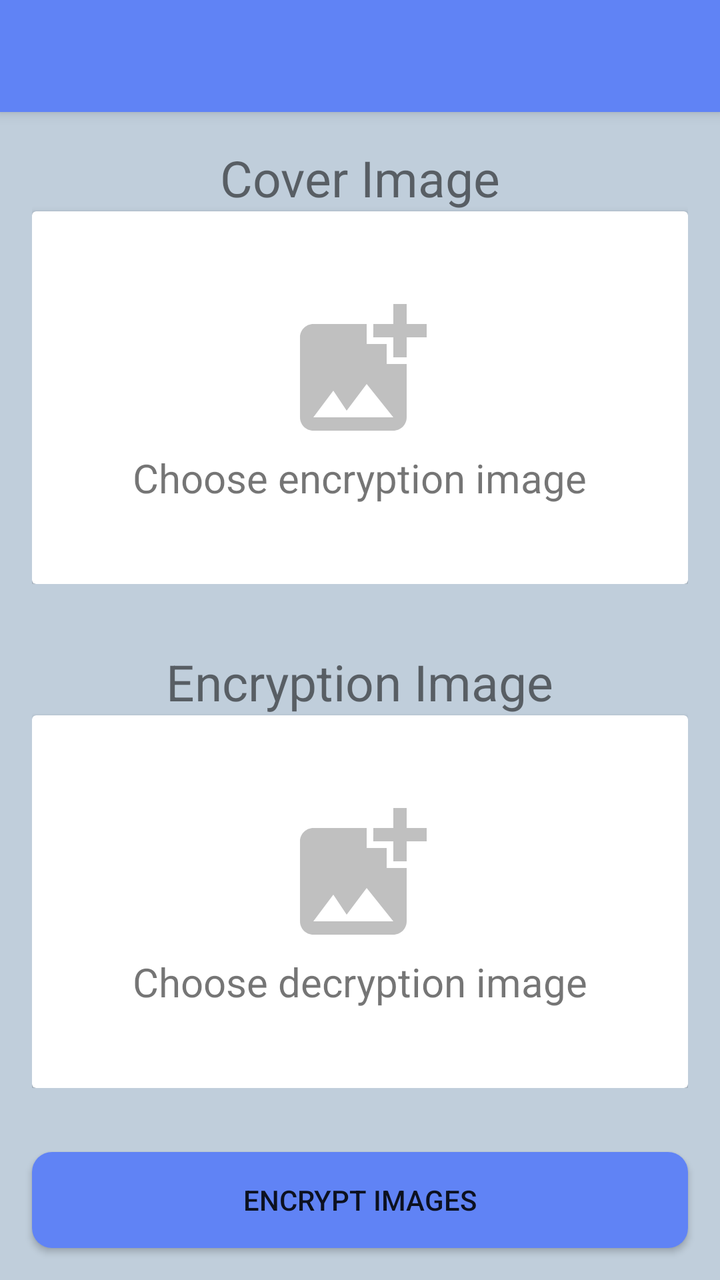
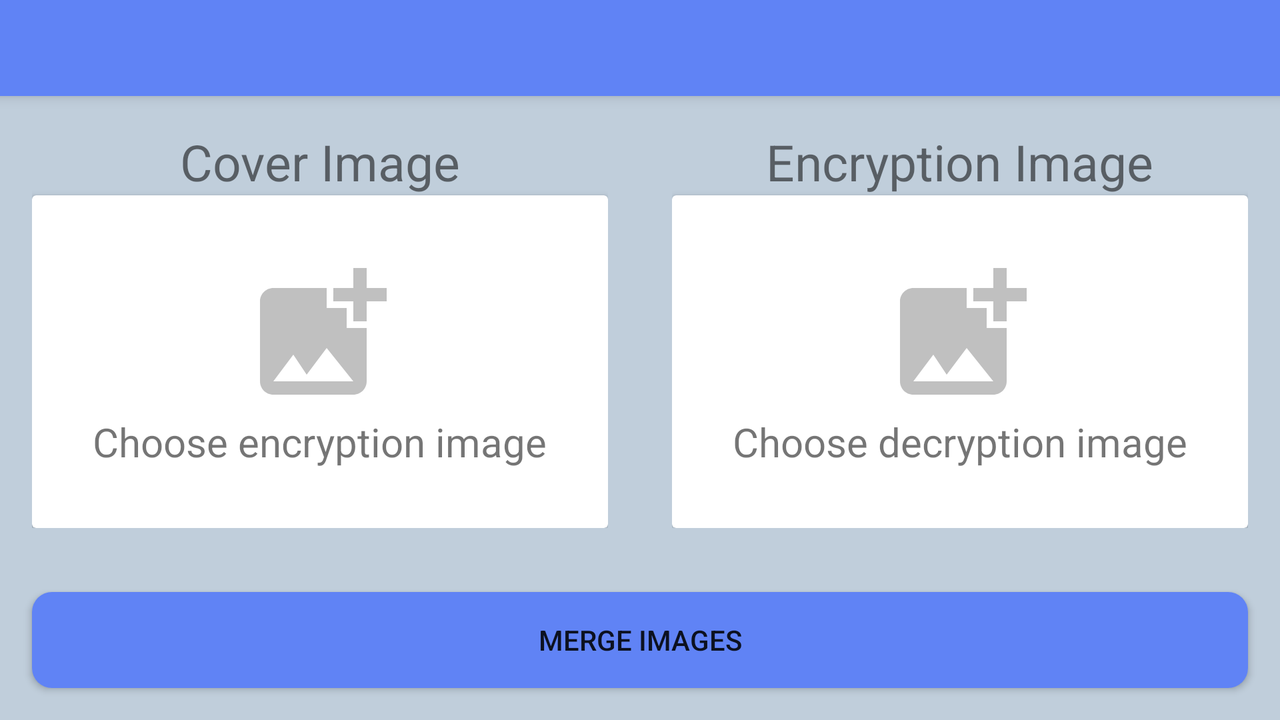

One screen, two layout resources from the same app: the default and the author's alternative for another configuration. Each is rendered where Android would select it; the XML of both is given below.
<!-- AndroidManifest.xml: application theme AppTheme -->
<!-- res/layout/activity_encryption.xml -->
<?xml version="1.0" encoding="utf-8"?>
<LinearLayout xmlns:android="http://schemas.android.com/apk/res/android"
    android:id="@+id/encryption_container"
    android:layout_width="match_parent"
    android:layout_height="match_parent"
    android:background="#45245787"
    android:orientation="vertical">

    <include
        android:id="@+id/encryption_toolbar"
        layout="@layout/toolbar" />

    <RelativeLayout
        android:layout_width="match_parent"
        android:layout_height="match_parent"
        android:layout_weight="1">

        <LinearLayout
            android:layout_width="match_parent"
            android:layout_height="match_parent"
            android:layout_centerInParent="true"
            android:layout_centerHorizontal="true"
            android:layout_centerVertical="true"
            android:layout_weight="1"
            android:orientation="vertical">

            <LinearLayout
                android:layout_width="match_parent"
                android:layout_height="260dp"
                android:layout_centerInParent="true"
                android:layout_centerHorizontal="true"
                android:layout_centerVertical="true"
                android:layout_margin="16dp"
                android:layout_weight="1"
                android:gravity="center"
                android:orientation="vertical">

                <TextView
                    android:layout_width="wrap_content"
                    android:layout_height="wrap_content"
                    android:text="Cover Image"
                    android:textSize="25dp" />


                <androidx.cardview.widget.CardView xmlns:card_view="http://schemas.android.com/apk/res-auto"
                    android:id="@+id/cover_card_view"
                    android:layout_width="match_parent"
                    android:layout_height="wrap_content"
                    android:minHeight="200dp"
                    card_view:cardPreventCornerOverlap="false">

                    <LinearLayout
                        android:id="@+id/container_choose_cover_image"
                        android:layout_width="match_parent"
                        android:layout_height="wrap_content"
                        android:layout_gravity="center"
                        android:gravity="center"
                        android:orientation="vertical"
                        android:padding="16dp">

                        <ImageView
                            android:id="@+id/choose_cover_image_view"
                            android:layout_width="match_parent"
                            android:layout_height="match_parent"
                            android:src="@drawable/baseline_add_photo_alternate_24" />

                        <TextView
                            android:layout_width="wrap_content"
                            android:layout_height="wrap_content"
                            android:text="Choose encryption image"
                            android:textSize="20dp" />

                    </LinearLayout>

                    <ImageView
                        android:id="@+id/cover_image_view"
                        android:layout_width="match_parent"
                        android:layout_height="match_parent"
                        android:adjustViewBounds="true"
                        android:scaleType="centerCrop"
                        android:visibility="gone" />

                </androidx.cardview.widget.CardView>


            </LinearLayout>

            <LinearLayout
                android:layout_width="match_parent"
                android:layout_height="260dp"
                android:layout_centerInParent="true"
                android:layout_centerHorizontal="true"
                android:layout_centerVertical="true"
                android:layout_margin="16dp"
                android:layout_weight="1"
                android:gravity="center"
                android:orientation="vertical">

                <TextView
                    android:layout_width="wrap_content"
                    android:layout_height="wrap_content"
                    android:text="Encryption Image"
                    android:textSize="25dp" />


                <androidx.cardview.widget.CardView xmlns:card_view="http://schemas.android.com/apk/res-auto"
                    android:id="@+id/encryption_card_view"
                    android:layout_width="match_parent"
                    android:layout_height="wrap_content"
                    android:minHeight="200dp"
                    card_view:cardPreventCornerOverlap="false">

                    <LinearLayout
                        android:id="@+id/container_choose_encryption_image"
                        android:layout_width="match_parent"
                        android:layout_height="wrap_content"
                        android:layout_gravity="center"
                        android:gravity="center"
                        android:orientation="vertical"
                        android:padding="16dp">

                        <ImageView
                            android:id="@+id/choose_encryption_image_view"
                            android:layout_width="match_parent"
                            android:layout_height="match_parent"
                            android:src="@drawable/baseline_add_photo_alternate_24" />

                        <TextView
                            android:layout_width="wrap_content"
                            android:layout_height="wrap_content"
                            android:text="Choose decryption image"
                            android:textSize="20dp" />

                    </LinearLayout>

                    <ImageView
                        android:id="@+id/encryption_image_view"
                        android:layout_width="match_parent"
                        android:layout_height="match_parent"
                        android:adjustViewBounds="true"
                        android:scaleType="centerCrop"
                        android:visibility="gone" />

                </androidx.cardview.widget.CardView>


            </LinearLayout>

        </LinearLayout>

    </RelativeLayout>

    <Button
        android:id="@+id/encrypt_button"
        android:layout_width="match_parent"
        android:layout_height="wrap_content"
        android:layout_alignParentBottom="true"
        android:layout_margin="16dp"
        android:background="@drawable/custom_button"
        android:text="Encrypt images" />


</LinearLayout>
<!-- res/layout/toolbar.xml (included above) -->
<?xml version="1.0" encoding="utf-8"?>
<androidx.appcompat.widget.Toolbar xmlns:android="http://schemas.android.com/apk/res/android"
    android:layout_width="match_parent"
    android:layout_height="wrap_content"
    android:elevation="4dp"
    android:background="@color/colorApp"
    android:theme="@style/ThemeOverlay.AppCompat.Dark.ActionBar">

</androidx.appcompat.widget.Toolbar>
<!-- resources referenced by this layout -->
<resources>
  <color name="colorApp">#6083F5</color>
  <!-- drawable baseline_add_photo_alternate_24 (drawable-v24) -->
  <vector xmlns:android="http://schemas.android.com/apk/res/android"
          android:width="80dp"
          android:height="80dp"
          android:viewportWidth="24.0"
          android:viewportHeight="24.0"
          android:tint="#88888888">
      <path
          android:fillColor="@android:color/white"
          android:pathData="M19,7v2.99s-1.99,0.01 -2,0L17,7h-3s0.01,-1.99 0,-2h3L17,2h2v3h3v2h-3zM16,11L16,8h-3L13,5L5,5c-1.1,0 -2,0.9 -2,2v12c0,1.1 0.9,2 2,2h12c1.1,0 2,-0.9 2,-2v-8h-3zM5,19l3,-4 2,3 3,-4 4,5L5,19z"/>
  </vector>
  <!-- drawable custom_button (drawable-v24) -->
  <?xml version="1.0" encoding="utf-8"?>
  <shape xmlns:android="http://schemas.android.com/apk/res/android"
      android:shape="rectangle">
      <solid
          android:color="@color/colorApp"/>
      <corners android:radius="10dp"/>
  
  </shape>
  <style name="AppTheme" parent="Theme.AppCompat.Light.NoActionBar">
          
          <item name="colorPrimary">@color/colorPrimary</item>
          <item name="colorPrimaryDark">@color/colorPrimaryDark</item>
          <item name="colorAccent">@color/colorAccent</item>
      </style>
  <color name="colorPrimary">#008577</color>
  <color name="colorPrimaryDark">#00574B</color>
  <color name="colorAccent">#D81B60</color>
</resources>
<!-- res/layout-land/activity_encryption.xml (the author's variant of the layout above) -->
<!-- drawn on the phone turned sideways -->
<?xml version="1.0" encoding="utf-8"?>
<LinearLayout xmlns:android="http://schemas.android.com/apk/res/android"
    android:layout_width="match_parent"
    android:layout_height="match_parent"
    android:orientation="vertical"
    android:id="@+id/encryption_container"
    android:background="#45245787">

    <include layout="@layout/toolbar"
        android:id="@+id/encryption_toolbar"/>

    <RelativeLayout
        android:layout_width="match_parent"
        android:layout_weight="1"
        android:layout_height="match_parent">
        <LinearLayout
            android:layout_width="match_parent"
            android:orientation="horizontal"
            android:layout_weight="1"
            android:layout_centerVertical="true"
            android:layout_centerHorizontal="true"
            android:layout_centerInParent="true"
            android:layout_height="match_parent">

            <LinearLayout
                android:layout_width="match_parent"
                android:layout_weight="1"
                android:layout_margin="16dp"
                android:orientation="vertical"
                android:layout_centerVertical="true"
                android:layout_centerHorizontal="true"
                android:layout_centerInParent="true"
                android:gravity="center"
                android:layout_height="match_parent">

                <TextView
                    android:layout_width="wrap_content"
                    android:layout_height="wrap_content"
                    android:text="Cover Image"
                    android:textSize="25dp"/>


                <androidx.cardview.widget.CardView
                    xmlns:card_view="http://schemas.android.com/apk/res-auto"
                    android:id="@+id/cover_card_view"
                    android:layout_width="match_parent"
                    android:layout_height="wrap_content"
                    android:minHeight="200dp"
                    card_view:cardPreventCornerOverlap="false">

                    <LinearLayout
                        android:layout_width="match_parent"
                        android:layout_height="wrap_content"
                        android:id="@+id/container_choose_cover_image"
                        android:layout_gravity="center"
                        android:gravity="center"
                        android:padding="16dp"
                        android:orientation="vertical">
                        <ImageView
                            android:layout_width="match_parent"
                            android:layout_height="match_parent"
                            android:id="@+id/choose_cover_image_view"
                            android:src="@drawable/baseline_add_photo_alternate_24" />

                        <TextView
                            android:layout_width="wrap_content"
                            android:layout_height="wrap_content"
                            android:textSize="20dp"
                            android:text="Choose encryption image" />

                    </LinearLayout>

                    <ImageView
                        android:layout_width="match_parent"
                        android:layout_height="match_parent"
                        android:adjustViewBounds="true"
                        android:scaleType="centerCrop"
                        android:visibility="gone"
                        android:id="@+id/cover_image_view" />

                </androidx.cardview.widget.CardView>


            </LinearLayout>

            <LinearLayout
                android:layout_width="match_parent"
                android:orientation="vertical"
                android:layout_margin="16dp"
                android:layout_weight="1"
                android:layout_centerVertical="true"
                android:layout_centerHorizontal="true"
                android:layout_centerInParent="true"
                android:gravity="center"
                android:layout_height="match_parent">

                <TextView
                    android:layout_width="wrap_content"
                    android:layout_height="wrap_content"
                    android:text="Encryption Image"
                    android:textSize="25dp"/>


                <androidx.cardview.widget.CardView
                    xmlns:card_view="http://schemas.android.com/apk/res-auto"
                    android:id="@+id/encryption_card_view"
                    android:layout_width="match_parent"
                    android:layout_height="wrap_content"
                    android:minHeight="200dp"
                    card_view:cardPreventCornerOverlap="false">

                    <LinearLayout
                        android:layout_width="match_parent"
                        android:layout_height="wrap_content"
                        android:id="@+id/container_choose_encryption_image"
                        android:layout_gravity="center"
                        android:gravity="center"
                        android:padding="16dp"
                        android:orientation="vertical">
                        <ImageView
                            android:layout_width="match_parent"
                            android:layout_height="match_parent"
                            android:id="@+id/choose_encryption_image_view"
                            android:src="@drawable/baseline_add_photo_alternate_24" />

                        <TextView
                            android:layout_width="wrap_content"
                            android:layout_height="wrap_content"
                            android:textSize="20dp"
                            android:text="Choose decryption image" />

                    </LinearLayout>

                    <ImageView
                        android:layout_width="match_parent"
                        android:layout_height="match_parent"
                        android:adjustViewBounds="true"
                        android:scaleType="centerCrop"
                        android:visibility="gone"
                        android:id="@+id/encryption_image_view" />

                </androidx.cardview.widget.CardView>


            </LinearLayout>

        </LinearLayout>


    </RelativeLayout>

    <Button
        android:id="@+id/encrypt_button"
        android:layout_width="match_parent"
        android:layout_height="wrap_content"
        android:layout_alignParentBottom="true"
        android:layout_margin="16dp"
        android:background="@drawable/custom_button"
        android:text="merge images" />
</LinearLayout>
